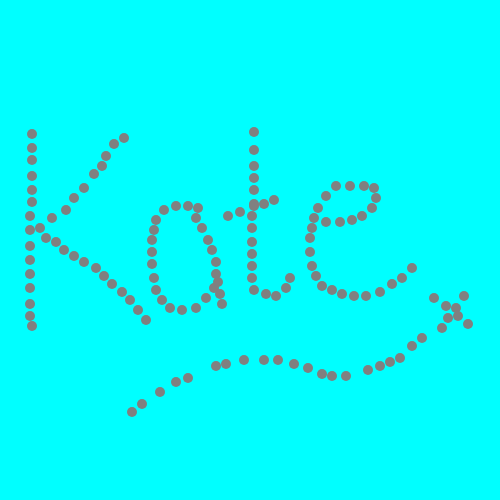
Frame 1 (no input)
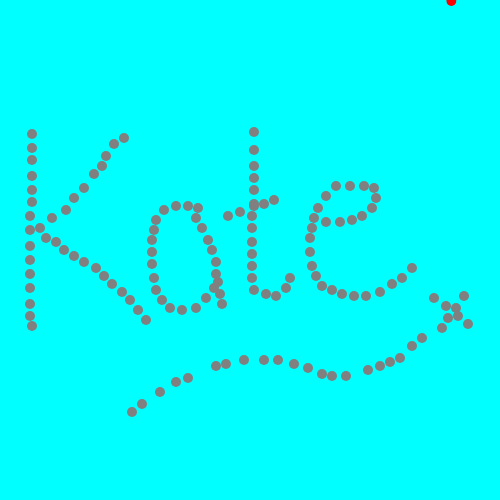
Frame 60 (no input)
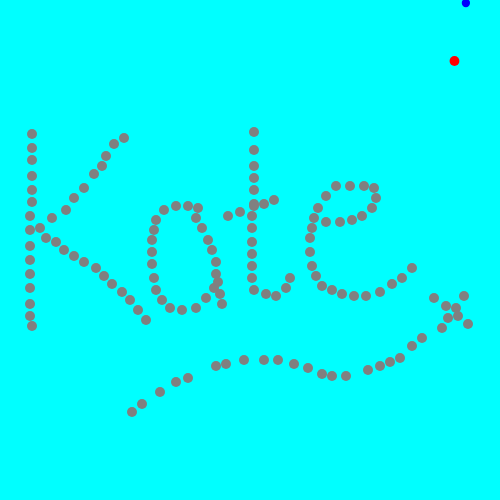
Frame 120 (the mouse pressed at the canvas centre since frame 60)

The p5.js sketch that drew these frames (run headless with seeded random() and noise() and a simulated clock; from frame 60 on, the mouse is pressed at the canvas centre):

// p5.js sketch
// ── sketch.js
let rain = undefined

function setup() {
  createCanvas(WIDTH, HEIGHT);
  noStroke();
  frameRate(FRAME_RATE)

  rain = new Rain()
  BAUBLE_DATA.kate.forEach(b => rain.addBauble(new Bauble(b.x, b.y)))
}

function draw() {
  background('cyan') // clear the screen
  rain.run()
}

// Add a new bauble into the System
let lastBaubleX = 0
let lastBaubleY = 0
const MIN_BAUBLE_DISTANCE = 10.0

function touchStarted() {
  if (!!touches && (touches.length == 3)) {
    rain.clearBaubles()
  }
}
function keyPressed() {
  if (keyCode === RETURN) {
    rain.clearBaubles()
  } 
}

function touchMoved() {
    var a = lastBaubleX - mouseX
    var b = lastBaubleY - mouseY
    
    var c = Math.sqrt( a*a + b*b );
    if (c > MIN_BAUBLE_DISTANCE) {
        rain.addBauble(new Bauble(mouseX,mouseY));
        lastBaubleX = mouseX
        lastBaubleY = mouseY
    }
}
// ── bauble-data.js
const BAUBLE_DATA = 
{
    kate: [{"x":32,"y":134},{"x":32,"y":148},{"x":32,"y":160},{"x":32,"y":176},{"x":32,"y":190},{"x":32,"y":202},{"x":30,"y":216},{"x":30,"y":230},{"x":30,"y":246},{"x":30,"y":260},{"x":30,"y":274},{"x":30,"y":288},{"x":30,"y":304},{"x":30,"y":316},{"x":32,"y":326},{"x":40,"y":228},{"x":52,"y":218},{"x":66,"y":210},{"x":74,"y":198},{"x":84,"y":188},{"x":94,"y":174},{"x":102,"y":166},{"x":106,"y":156},{"x":114,"y":144},{"x":124,"y":138},{"x":46,"y":238},{"x":56,"y":242},{"x":64,"y":250},{"x":74,"y":256},{"x":84,"y":262},{"x":96,"y":268},{"x":104,"y":276},{"x":112,"y":284},{"x":122,"y":292},{"x":130,"y":300},{"x":138,"y":310},{"x":146,"y":320},{"x":198,"y":208},{"x":188,"y":206},{"x":176,"y":206},{"x":164,"y":210},{"x":156,"y":220},{"x":154,"y":230},{"x":152,"y":240},{"x":152,"y":252},{"x":152,"y":264},{"x":154,"y":278},{"x":156,"y":290},{"x":162,"y":300},{"x":170,"y":308},{"x":182,"y":310},{"x":196,"y":308},{"x":206,"y":298},{"x":214,"y":288},{"x":216,"y":274},{"x":216,"y":262},{"x":212,"y":250},{"x":208,"y":240},{"x":202,"y":228},{"x":196,"y":218},{"x":218,"y":282},{"x":220,"y":294},{"x":222,"y":304},{"x":254,"y":132},{"x":254,"y":150},{"x":254,"y":166},{"x":254,"y":178},{"x":254,"y":190},{"x":254,"y":204},{"x":252,"y":216},{"x":252,"y":228},{"x":252,"y":242},{"x":252,"y":254},{"x":252,"y":266},{"x":252,"y":278},{"x":254,"y":290},{"x":266,"y":294},{"x":276,"y":296},{"x":286,"y":288},{"x":290,"y":278},{"x":228,"y":216},{"x":240,"y":212},{"x":254,"y":206},{"x":264,"y":204},{"x":274,"y":200},{"x":326,"y":222},{"x":340,"y":222},{"x":352,"y":220},{"x":362,"y":216},{"x":372,"y":208},{"x":376,"y":198},{"x":374,"y":188},{"x":364,"y":186},{"x":350,"y":186},{"x":336,"y":186},{"x":326,"y":196},{"x":318,"y":208},{"x":314,"y":218},{"x":312,"y":228},{"x":310,"y":238},{"x":310,"y":252},{"x":312,"y":266},{"x":316,"y":276},{"x":322,"y":286},{"x":332,"y":290},{"x":342,"y":294},{"x":354,"y":296},{"x":366,"y":296},{"x":380,"y":292},{"x":392,"y":284},{"x":402,"y":278},{"x":412,"y":268},{"x":132,"y":412},{"x":142,"y":404},{"x":160,"y":392},{"x":176,"y":382},{"x":188,"y":378},{"x":216,"y":366},{"x":226,"y":364},{"x":244,"y":360},{"x":264,"y":360},{"x":278,"y":360},{"x":294,"y":364},{"x":308,"y":368},{"x":322,"y":374},{"x":332,"y":376},{"x":346,"y":376},{"x":368,"y":370},{"x":380,"y":366},{"x":390,"y":362},{"x":400,"y":358},{"x":412,"y":346},{"x":422,"y":338},{"x":464,"y":296},{"x":456,"y":308},{"x":448,"y":318},{"x":442,"y":328},{"x":434,"y":298},{"x":446,"y":306},{"x":458,"y":316},{"x":468,"y":324}]
}
// ── xmas.html
<html>
    <head>
        <script src="https://cdnjs.cloudflare.com/ajax/libs/p5.js/0.5.16/p5.js"></script>
        <script src="bauble-data.js"></script>
        <script src="xmas.js"></script>
        <script src="sketch.js"></script>
    </head>
    <body>
    </body>
</html>
// ── xmas.js
const WIDTH = 500
const HEIGHT = 500
const FRAME_RATE = 30
const FRAME_TIME = 1.0 / FRAME_RATE

const INITIAL_DROP_INTERVAL = 2.0
const SHORTEST_DROP_INTERVAL = 0.1
const DROP_INTERVAL_STEP = 0.1
const INTERVAL_SHIFT_TIME = 2.0

const DROP_X_JITTER = 0.2
const MAX_SIZE = 10
const MIN_SIZE = 4
const BAUBLE_SIZE = 10

const COLOURS = ['red', 'orange', 'yellow', 'green', 'blue', 'indigo', 'violet']

class Drop {
    constructor() {
        this.finished = false
        this.x = Math.random() * WIDTH
        this.y = 0
        this.speed = 1.0
        this.size = (Math.random() * (MAX_SIZE - MIN_SIZE)) + MIN_SIZE
        const colourIndex = Math.floor(Math.random() * COLOURS.length)
        this.colour = COLOURS[colourIndex]
        this.xJitter = 0
    }

    run(frameTime) {
        // Is the drop finished?
        if (this.y > HEIGHT) {
            this.finished = true;
        } else {
            this.y += this.speed

            // Adjust the downwards jitter
            this.xJitter += (Math.random() * DROP_X_JITTER) - (DROP_X_JITTER / 2)
            this.x += this.xJitter 
        }

        // Now draw it
        fill(this.colour)
        ellipse(this.x, this.y, this.size)
    }
}

class Bauble {
    constructor(x, y) {
        this.x = x
        this.y = y
        this.colour = 'grey'
        this.size = BAUBLE_SIZE
    }

    run(frameTime) {
        fill(this.colour)
        ellipse(this.x, this.y, this.size)
    }
}

class CaptureBauble {
    constructor(x, y) {
        this.x = x
        this.y = y
    }

    run(frameTime) {
        fill('grey')
        ellipse(this.x, this.y, BAUBLE_SIZE)
    }
}


class Rain {
    constructor() {
        this.frameTime = 0
        this.dropInterval = INITIAL_DROP_INTERVAL
        this.lastDropTime = 0
        this.lastShiftTime = 0
        this.drops = []
        this.baubles = []
    }

    addBauble(bauble) {
        this.baubles.push(bauble)
    }

    run() {
        this.frameTime += FRAME_TIME

        // Create a new drop if appropriate
        if ((this.frameTime - this.lastDropTime) > this.dropInterval) {
            this.drops.push(new Drop())
            this.lastDropTime = this.frameTime
        }

        // Shorten the drop interval if appropriate
        // Is the drop interval still above the minimum?
        // Has it been long enough since the last shift?
        if ((this.dropInterval > SHORTEST_DROP_INTERVAL)
            && ((this.frameTime - this.lastShiftTime) > INTERVAL_SHIFT_TIME)) {
            this.lastShiftTime = this.frameTime
            this.dropInterval -= DROP_INTERVAL_STEP
        }

        // Now run all the drops and baubles
        this.drops = this.drops.filter(d => !d.finished);
        this.drops.forEach(d => d.run(this.frameTime))
        this.baubles.forEach(b => b.run(this.frameTime))
    }
}
